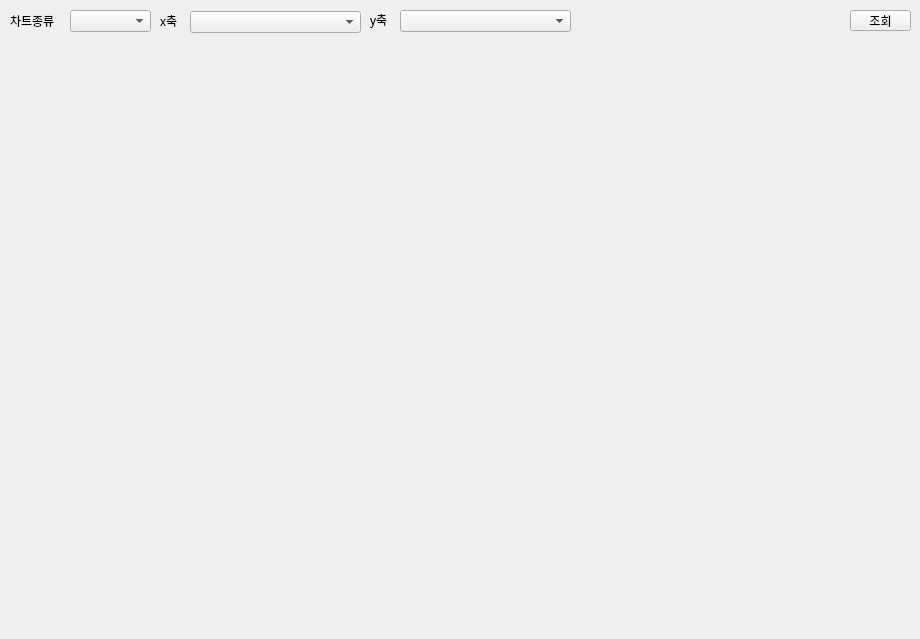
<?xml version="1.0" encoding="UTF-8"?>
<ui version="4.0">
 <class>t1Window2</class>
 <widget class="QMainWindow" name="t1Window2">
  <property name="geometry">
   <rect>
    <x>0</x>
    <y>0</y>
    <width>920</width>
    <height>639</height>
   </rect>
  </property>
  <property name="windowTitle">
   <string>MainWindow</string>
  </property>
  <widget class="QWidget" name="tab1_newWindow2">
   <widget class="QLabel" name="tab1_win2label">
    <property name="geometry">
     <rect>
      <x>10</x>
      <y>10</y>
      <width>56</width>
      <height>21</height>
     </rect>
    </property>
    <property name="text">
     <string>차트종류</string>
    </property>
   </widget>
   <widget class="QComboBox" name="tab1_win2comboBox">
    <property name="geometry">
     <rect>
      <x>190</x>
      <y>11</y>
      <width>171</width>
      <height>22</height>
     </rect>
    </property>
   </widget>
   <widget class="QComboBox" name="tab1_win2comboBox_2">
    <property name="geometry">
     <rect>
      <x>70</x>
      <y>10</y>
      <width>81</width>
      <height>22</height>
     </rect>
    </property>
   </widget>
   <widget class="QWidget" name="tab1_win2Widget" native="true">
    <property name="geometry">
     <rect>
      <x>10</x>
      <y>40</y>
      <width>901</width>
      <height>591</height>
     </rect>
    </property>
   </widget>
   <widget class="QPushButton" name="tab1_win2pushButton">
    <property name="geometry">
     <rect>
      <x>850</x>
      <y>10</y>
      <width>61</width>
      <height>21</height>
     </rect>
    </property>
    <property name="text">
     <string>조회</string>
    </property>
   </widget>
   <widget class="QLabel" name="tab1_win2label_2">
    <property name="geometry">
     <rect>
      <x>160</x>
      <y>10</y>
      <width>31</width>
      <height>21</height>
     </rect>
    </property>
    <property name="text">
     <string>x축</string>
    </property>
   </widget>
   <widget class="QLabel" name="tab1_win2label_3">
    <property name="geometry">
     <rect>
      <x>370</x>
      <y>9</y>
      <width>31</width>
      <height>21</height>
     </rect>
    </property>
    <property name="text">
     <string>y축</string>
    </property>
   </widget>
   <widget class="QComboBox" name="tab1_win2comboBox_3">
    <property name="geometry">
     <rect>
      <x>400</x>
      <y>10</y>
      <width>171</width>
      <height>22</height>
     </rect>
    </property>
   </widget>
  </widget>
 </widget>
 <resources/>
 <connections/>
</ui>
